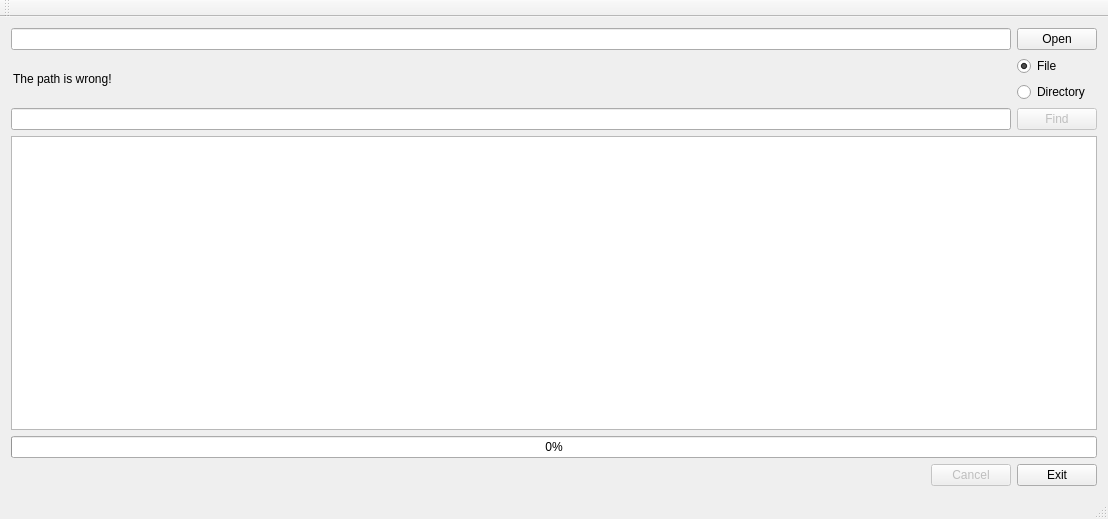
<?xml version="1.0" encoding="UTF-8"?>
<ui version="4.0">
 <class>MainWindow</class>
 <widget class="QMainWindow" name="MainWindow">
  <property name="geometry">
   <rect>
    <x>0</x>
    <y>0</y>
    <width>1108</width>
    <height>519</height>
   </rect>
  </property>
  <property name="windowTitle">
   <string>MainWindow</string>
  </property>
  <property name="styleSheet">
   <string notr="true"/>
  </property>
  <property name="animated">
   <bool>true</bool>
  </property>
  <widget class="QWidget" name="centralWidget">
   <property name="sizePolicy">
    <sizepolicy hsizetype="Preferred" vsizetype="Preferred">
     <horstretch>0</horstretch>
     <verstretch>0</verstretch>
    </sizepolicy>
   </property>
   <layout class="QGridLayout" name="gridLayout_2">
    <item row="0" column="0">
     <layout class="QGridLayout" name="gridLayout">
      <item row="0" column="0" colspan="2">
       <widget class="QLineEdit" name="dirLine"/>
      </item>
      <item row="0" column="2">
       <widget class="QPushButton" name="openButton">
        <property name="text">
         <string>Open</string>
        </property>
       </widget>
      </item>
      <item row="1" column="0" rowspan="2" colspan="2">
       <widget class="QLineEdit" name="dirInfo">
        <property name="styleSheet">
         <string notr="true">background:transparent;</string>
        </property>
        <property name="text">
         <string>The path is wrong!</string>
        </property>
        <property name="frame">
         <bool>false</bool>
        </property>
        <property name="readOnly">
         <bool>true</bool>
        </property>
       </widget>
      </item>
      <item row="1" column="2">
       <widget class="QRadioButton" name="fileRadio">
        <property name="text">
         <string>File</string>
        </property>
        <property name="checked">
         <bool>true</bool>
        </property>
       </widget>
      </item>
      <item row="2" column="2">
       <widget class="QRadioButton" name="dirRadio">
        <property name="text">
         <string>Directory</string>
        </property>
       </widget>
      </item>
      <item row="3" column="0" colspan="2">
       <widget class="QLineEdit" name="findLine"/>
      </item>
      <item row="3" column="2">
       <widget class="QPushButton" name="findButton">
        <property name="enabled">
         <bool>false</bool>
        </property>
        <property name="text">
         <string>Find</string>
        </property>
       </widget>
      </item>
      <item row="4" column="0" colspan="3">
       <widget class="QListWidget" name="listWidget"/>
      </item>
      <item row="5" column="0" colspan="3">
       <widget class="QProgressBar" name="progressBar">
        <property name="value">
         <number>0</number>
        </property>
       </widget>
      </item>
      <item row="6" column="0">
       <widget class="QLineEdit" name="statInfo">
        <property name="styleSheet">
         <string notr="true">background:transparent;</string>
        </property>
        <property name="text">
         <string/>
        </property>
        <property name="frame">
         <bool>false</bool>
        </property>
        <property name="readOnly">
         <bool>true</bool>
        </property>
       </widget>
      </item>
      <item row="6" column="1">
       <widget class="QPushButton" name="cancelButton">
        <property name="enabled">
         <bool>false</bool>
        </property>
        <property name="text">
         <string>Cancel</string>
        </property>
        <property name="checkable">
         <bool>false</bool>
        </property>
       </widget>
      </item>
      <item row="6" column="2">
       <widget class="QPushButton" name="exitButton">
        <property name="text">
         <string>Exit</string>
        </property>
       </widget>
      </item>
     </layout>
    </item>
   </layout>
  </widget>
  <widget class="QMenuBar" name="menuBar">
   <property name="geometry">
    <rect>
     <x>0</x>
     <y>0</y>
     <width>1108</width>
     <height>22</height>
    </rect>
   </property>
  </widget>
  <widget class="QToolBar" name="mainToolBar">
   <attribute name="toolBarArea">
    <enum>TopToolBarArea</enum>
   </attribute>
   <attribute name="toolBarBreak">
    <bool>false</bool>
   </attribute>
  </widget>
  <widget class="QStatusBar" name="statusBar"/>
 </widget>
 <layoutdefault spacing="6" margin="11"/>
 <resources/>
 <connections/>
</ui>
